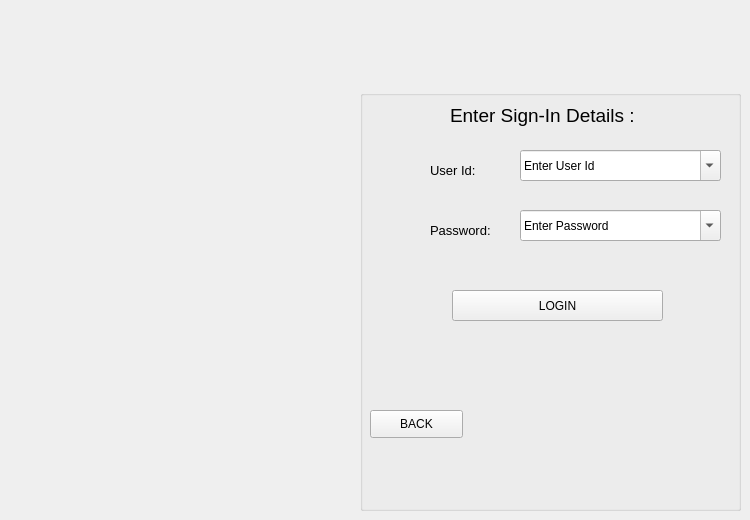
    <widget class="QWidget" name="login">
     <widget class="QGroupBox" name="groupBox_3">
      <property name="geometry">
       <rect>
        <x>360</x>
        <y>90</y>
        <width>381</width>
        <height>421</height>
       </rect>
      </property>
      <property name="title">
       <string/>
      </property>
      <widget class="QLabel" name="label_3">
       <property name="geometry">
        <rect>
         <x>70</x>
         <y>60</y>
         <width>81</width>
         <height>41</height>
        </rect>
       </property>
       <property name="font">
        <font>
         <pointsize>10</pointsize>
        </font>
       </property>
       <property name="text">
        <string>User Id:</string>
       </property>
      </widget>
      <widget class="QLabel" name="label_4">
       <property name="geometry">
        <rect>
         <x>90</x>
         <y>10</y>
         <width>221</width>
         <height>31</height>
        </rect>
       </property>
       <property name="font">
        <font>
         <pointsize>14</pointsize>
        </font>
       </property>
       <property name="text">
        <string>Enter Sign-In Details :</string>
       </property>
      </widget>
      <widget class="QLabel" name="label_5">
       <property name="geometry">
        <rect>
         <x>70</x>
         <y>120</y>
         <width>81</width>
         <height>41</height>
        </rect>
       </property>
       <property name="font">
        <font>
         <pointsize>10</pointsize>
        </font>
       </property>
       <property name="text">
        <string>Password:</string>
       </property>
      </widget>
      <widget class="QPushButton" name="pushButton_7">
       <property name="geometry">
        <rect>
         <x>92</x>
         <y>200</y>
         <width>211</width>
         <height>31</height>
        </rect>
       </property>
       <property name="text">
        <string>LOGIN</string>
       </property>
      </widget>
      <widget class="QComboBox" name="comboBox_input_username">
       <property name="geometry">
        <rect>
         <x>160</x>
         <y>60</y>
         <width>201</width>
         <height>31</height>
        </rect>
       </property>
       <property name="editable">
        <bool>true</bool>
       </property>
       <property name="currentText">
        <string>Enter User Id</string>
       </property>
      </widget>
      <widget class="QComboBox" name="comboBox_input_password">
       <property name="geometry">
        <rect>
         <x>160</x>
         <y>120</y>
         <width>201</width>
         <height>31</height>
        </rect>
       </property>
       <property name="editable">
        <bool>true</bool>
       </property>
       <property name="currentText">
        <string>Enter Password</string>
       </property>
      </widget>
      <widget class="QPushButton" name="loginpage_backbutton">
       <property name="geometry">
        <rect>
         <x>10</x>
         <y>320</y>
         <width>93</width>
         <height>28</height>
        </rect>
       </property>
       <property name="text">
        <string>BACK</string>
       </property>
      </widget>
     </widget>
    </widget>
